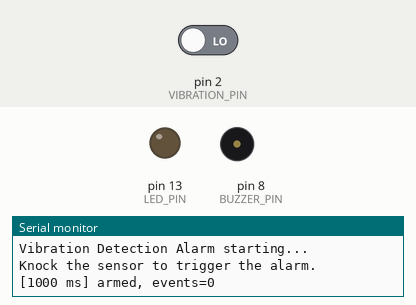
Bench run of a sketch on a simulated Arduino Uno, built with avr-gcc and run on an emulated ATmega328P. On the bench: output pins drawn as LEDs (lit = HIGH), buzzer (waves = sounding), the last lines printed to the serial monitor. Dashed ring = blinking. The inputs (shaded band) are chosen by the test bench; at power-on: pin 2 (VIBRATION_PIN) LOW.

Above: at 1.2 s.
1.3 s: pin 2 (VIBRATION_PIN) driven HIGH
At 1.37 s:
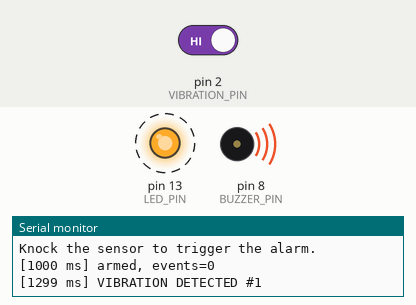
4.3 s: pin 2 (VIBRATION_PIN) driven LOW
At 4.8 s:
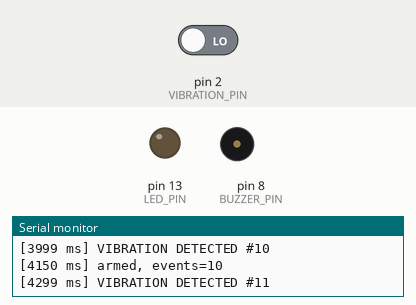
Timing chart, 0 to 7.3 s (numbered marks = the images above; inputs shaded):
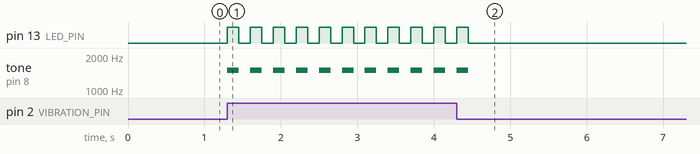

The sketch:

Vibration-Detection-Alarm.ino
```cpp
// 032 - Vibration Detection Alarm
// Detects a knock, bump or vibration with an SW-420 sensor and raises an alarm.
// Board: Arduino Uno
// Wiring:
//   SW-420 vibration sensor  ->  VCC = 5V, GND = GND, DO = pin 2
//   Buzzer (+)               ->  pin 8 through a 220 ohm resistor, buzzer (-) = GND
//   LED anode (+)            ->  pin 13 (built-in LED on the Uno, no resistor needed)
//
// The module's on-board potentiometer sets how sensitive it is.

// ---- Pin constants ----
const int VIBRATION_PIN = 2;  // Digital output of the SW-420 module (HIGH = vibration)
const int BUZZER_PIN = 8;     // Piezo buzzer that sounds the alarm
const int LED_PIN = 13;       // Built-in indicator LED

// ---- Timing constants ----
const unsigned long DEBOUNCE_MS = 300;  // Ignore repeat triggers for 300 ms

unsigned long lastEventTime = 0;   // millis() of the last accepted event
unsigned long lastPrintTime = 0;   // Used only to keep the Serial log tidy
int eventCount = 0;                // How many vibration events we have seen

void setup() {
  pinMode(VIBRATION_PIN, INPUT);   // The sensor drives this pin
  pinMode(BUZZER_PIN, OUTPUT);
  pinMode(LED_PIN, OUTPUT);

  // Start serial communication so we can log each event
  Serial.begin(9600);
  Serial.println("Vibration Detection Alarm starting...");
  Serial.println("Knock the sensor to trigger the alarm.");
}

void loop() {
  int vibrationState = digitalRead(VIBRATION_PIN);

  // ---- Debounce: a single knock can make the pin chatter HIGH/LOW many times.
  //      We only accept a NEW event if DEBOUNCE_MS has passed since the last one.
  // ----
  if (vibrationState == HIGH && (millis() - lastEventTime) >= DEBOUNCE_MS) {
    lastEventTime = millis();   // Remember when this event happened
    eventCount++;

    // Alarm outputs
    digitalWrite(LED_PIN, HIGH);
    tone(BUZZER_PIN, 1500);      // 1.5 kHz alarm tone

    // Log the event with a millisecond timestamp so you can see the spacing
    Serial.print("[");
    Serial.print(lastEventTime);
    Serial.print(" ms] VIBRATION DETECTED #");
    Serial.println(eventCount);

    // Keep the alarm on for a short while so it is clearly visible
    delay(150);
    digitalWrite(LED_PIN, LOW);
    noTone(BUZZER_PIN);
  }

  // ---- Idle heartbeat line: prints only once per second while nothing happens,
  //      so you know the program is alive without flooding the monitor. ----
  if (millis() - lastPrintTime >= 1000) {
    lastPrintTime = millis();
    Serial.print("[");
    Serial.print(lastPrintTime);
    Serial.print(" ms] armed, events=");
    Serial.println(eventCount);
  }
}
```

Measured:
- after the input at 1.3 s, pin 13 (LED_PIN): alternates HIGH for 0.15 s and LOW for 0.15 s, starting at once; tone on pin 8 (BUZZER_PIN): alternates 1500 Hz for 0.15 s and silent for 0.15 s, starting at once
- after the input at 4.3 s, pin 13 (LED_PIN): goes on until 4.5 s, then stays LOW; tone on pin 8 (BUZZER_PIN): goes on until 4.5 s, then stays silent
